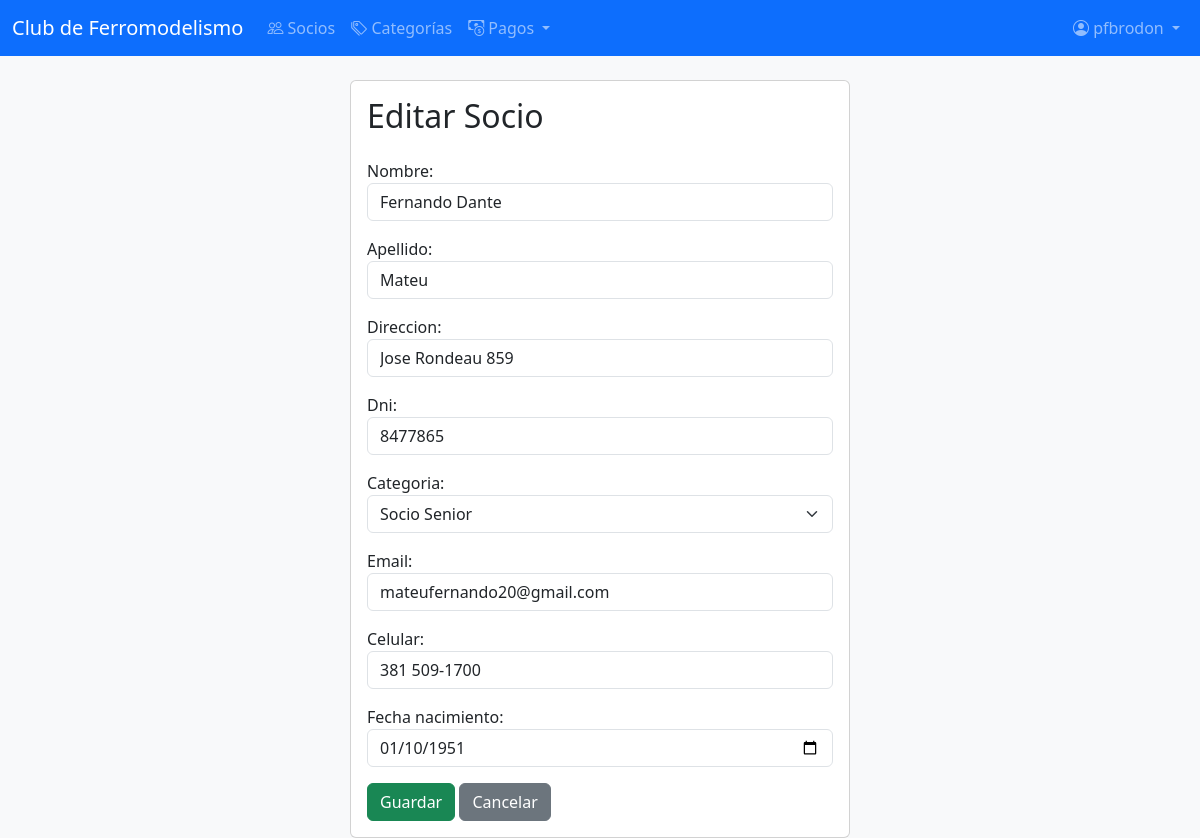
The app's page /socios/editar/6/ (signed in), older data.
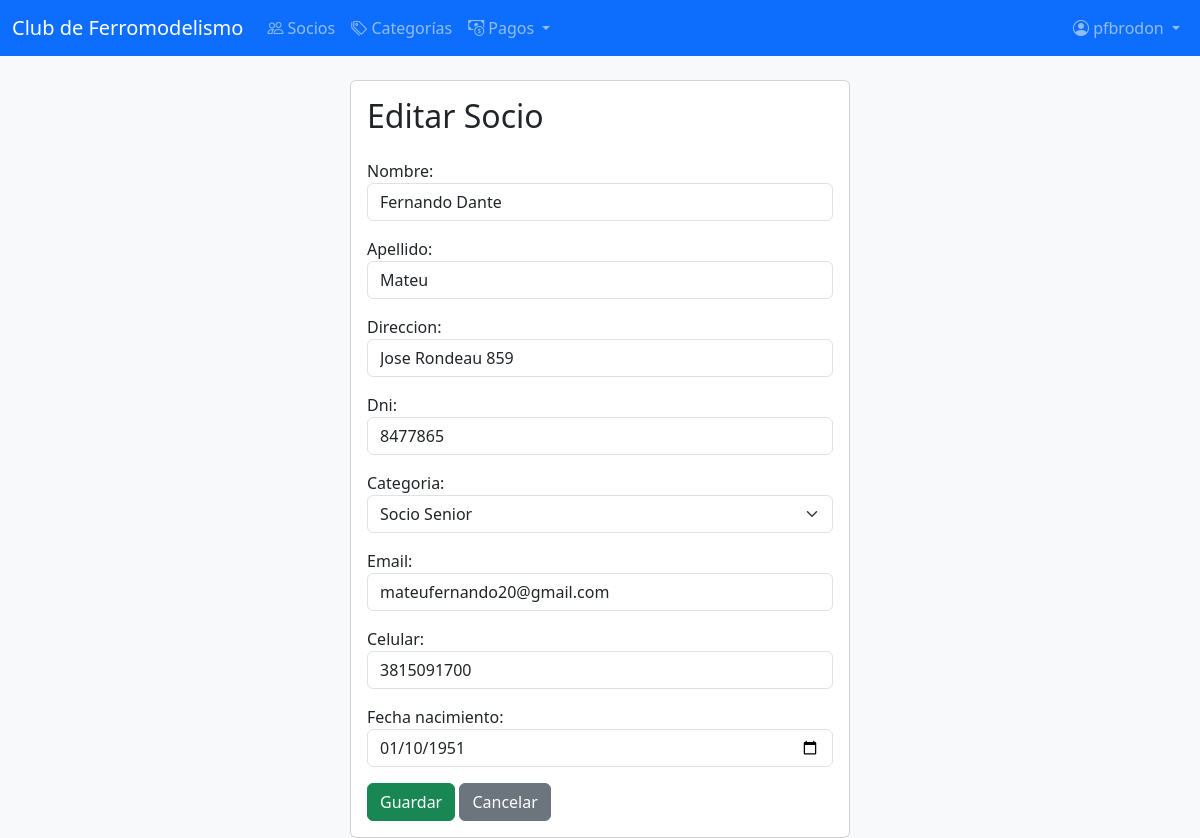
The same page, newer data.
### socios/models.py (models this page shows, shortened)
class Socio(models.Model):
    usuario = models.OneToOneField(User, on_delete=models.CASCADE, related_name='socio', null=True, blank=True)
    nombre = models.CharField(max_length=50)
    apellido = models.CharField(max_length=50)
    direccion = models.CharField(max_length=200)
    dni = models.CharField(max_length=20, unique=True)
    categoria = models.ForeignKey(Categoria, on_delete=models.PROTECT, related_name='socios', null=True)
    email = models.EmailField()
    celular = models.CharField(max_length=20)
    fecha_nacimiento = models.DateField()
    fecha_alta = models.DateField(auto_now_add=True)
    es_administrador = models.BooleanField(default=False)
    class Meta:
        verbose_name = "Socio"
        verbose_name_plural = "Socios"

### socios/views.py (the view, shortened to what this page needs)
# urls.py: path('editar/<int:pk>/', SocioUpdateView.as_view(), name='editar'),
class SocioUpdateView(LoginRequiredMixin, EsAdministradorMixin, UpdateView):
    model = Socio
    form_class = SocioForm
    template_name = 'socios/socio_form.html'
    success_url = reverse_lazy('socios:listar')
    login_url = 'socios:login'

### socios/forms.py
class SocioForm(forms.ModelForm):
    class Meta:
        model = Socio
        fields = [
            'nombre',
            'apellido',
            'direccion',
            'dni',
            'categoria',
            'email',
            'celular',
            'fecha_nacimiento',
        ]
        widgets = {
            'fecha_nacimiento': forms.DateInput(attrs={'type': 'date', 'class': 'form-control'}),
            'categoria': forms.Select(attrs={'class': 'form-select'}),
            'nombre': forms.TextInput(attrs={'class': 'form-control'}),
            'apellido': forms.TextInput(attrs={'class': 'form-control'}),
            'direccion': forms.TextInput(attrs={'class': 'form-control'}),
            'dni': forms.TextInput(attrs={'class': 'form-control'}),
            'email': forms.EmailInput(attrs={'class': 'form-control'}),
            'celular': forms.TextInput(attrs={'class': 'form-control'}),
        }
    def __init__(self, *args, **kwargs):
        super().__init__(*args, **kwargs)
        if self.instance.pk and self.instance.fecha_nacimiento:
            self.initial['fecha_nacimiento'] = self.instance.fecha_nacimiento.strftime('%Y-%m-%d')

### socios/templates/socios/socio_form.html (shortened to what this page needs)
{% extends 'base.html' %}
{% block content %}
  <div class="card mx-auto" style="max-width: 500px;">
    <div class="card-body">
      <h2 class="card-title mb-4">{% if form.instance.pk %}Editar Socio{% else %}Nuevo Socio{% endif %}</h2>
      <form method="post">
        {% for field in form %}
          <div class="mb-3">
            {{ field.label_tag }}
            {% if field.name == 'fecha_nacimiento' and form.instance.fecha_nacimiento %}
              <input type="date" name="fecha_nacimiento" class="form-control" value="{{ form.instance.fecha_nacimiento|date:'Y-m-d' }}" id="id_fecha_nacimiento">
            {% else %}
              {{ field }}
            {% endif %}
          </div>
        {% endfor %}
        <button type="submit" class="btn btn-success">Guardar</button>
        <a href="{% url 'socios:listar' %}" class="btn btn-secondary">Cancelar</a>
      </form>
    </div>
  </div>
{% endblock %}

Row changes from the older to the newer data that the page shows:
changed Socio "Fernando Dante": celular "381 509-1700" → "3815091700"
